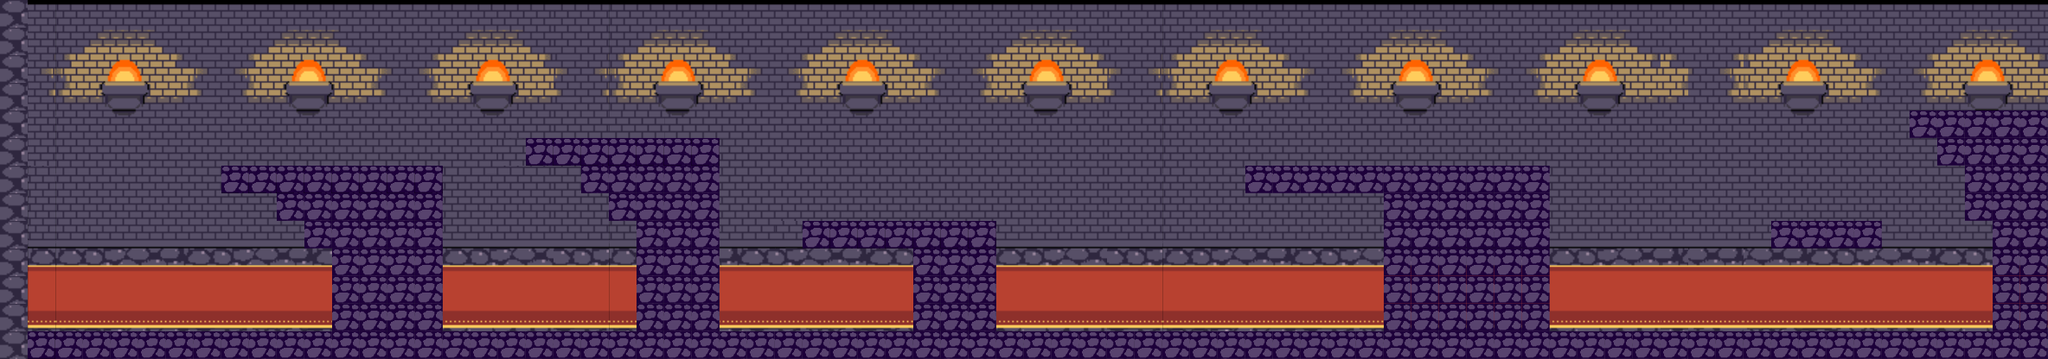

Tiled map render using the project's own tile images. Description and the whole map definition, tile-layer contents included, below:
An orthogonal 74x13 tile map with 32x32 px tiles, 2 tile layers (Background, Platforms), 3 tilesets.

<map version="1.2" tiledversion="1.2.0" orientation="orthogonal" renderorder="right-down" width="74" height="13" tilewidth="32" tileheight="32" infinite="0" nextlayerid="7" nextobjectid="1">
 <tileset firstgid="1" name="stone_tile2" tilewidth="32" tileheight="32" tilecount="1" columns="1">
  <image source="stone_tile2.png" width="32" height="32" />
 </tileset>
 <tileset firstgid="2" name="castle_background" tilewidth="32" tileheight="32" tilecount="234" columns="18">
  <image source="castle_background_v2.png" width="592" height="426" />
 </tileset>
 <tileset firstgid="236" name="stonetilepurple" tilewidth="32" tileheight="32" tilecount="1" columns="1">
  <image source="stonetilepurple.png" width="32" height="32" />
 </tileset>
 <layer id="5" name="Background" width="74" height="13">
  <data encoding="csv">
8,8,2,3,4,5,6,7,8,9,10,11,12,13,14,15,16,17,18,19,7,8,2,3,4,5,6,7,8,9,10,11,12,13,14,15,16,17,18,19,7,8,2,3,4,5,6,7,8,9,10,11,12,13,14,15,16,17,18,19,6,14,15,9,10,11,12,13,14,15,16,17,18,19,
26,26,20,21,22,23,24,25,26,27,28,29,30,31,32,33,34,35,36,37,25,26,20,21,22,23,24,25,26,27,28,29,30,31,32,33,34,35,36,37,25,26,20,21,22,23,24,25,26,27,28,29,30,31,32,33,34,35,36,37,24,32,33,27,28,29,30,31,32,33,34,35,36,37,
80,44,38,39,40,41,42,43,44,45,46,47,48,49,50,51,52,53,54,55,43,44,38,39,40,41,42,43,44,45,46,47,48,49,50,51,52,53,54,55,43,44,38,39,40,41,42,43,44,45,46,47,48,49,50,51,52,53,54,55,42,50,51,45,46,47,48,49,50,51,52,53,54,55,
98,62,56,57,58,59,60,61,62,63,64,65,66,67,68,69,70,71,72,73,61,62,56,57,58,59,60,61,62,63,64,65,66,67,68,69,70,71,72,73,61,62,56,57,58,59,60,61,62,63,64,65,66,67,68,69,70,71,72,73,60,68,69,63,64,65,66,67,68,69,70,71,72,73,
80,80,74,75,76,77,78,79,80,81,82,83,84,85,86,87,88,89,90,91,79,80,80,81,76,77,78,79,80,81,82,83,84,85,86,87,88,89,90,91,79,80,74,75,76,77,78,79,80,81,82,83,84,85,86,87,88,89,90,91,78,86,87,81,82,83,84,85,86,87,88,89,90,91,
98,98,92,93,94,95,96,97,98,99,100,101,102,103,104,105,106,107,104,1,1,1,1,1,1,1,96,97,98,99,100,101,102,103,104,105,106,107,108,109,97,98,92,93,94,95,96,97,98,99,100,101,102,103,104,105,106,107,108,109,96,104,105,99,100,101,102,103,104,105,106,107,108,109,
110,110,110,111,112,113,114,115,1,1,1,1,1,1,1,1,124,125,126,127,115,229,229,229,229,229,114,115,116,117,118,119,120,121,122,123,124,125,126,127,115,116,110,111,112,113,114,115,116,117,118,119,120,121,122,123,124,125,126,127,114,122,123,117,118,119,120,121,122,123,124,125,126,127,
128,128,128,129,130,131,132,133,134,135,229,229,229,229,229,229,142,143,144,145,133,134,229,229,229,229,132,133,134,135,136,137,138,139,140,141,142,143,144,145,133,134,128,129,130,131,132,133,134,135,136,137,138,139,140,141,142,143,144,145,132,140,141,135,136,137,138,139,140,141,142,143,144,145,
146,146,146,147,148,149,150,151,152,153,154,229,229,229,229,229,160,161,162,163,151,152,146,229,229,229,150,151,151,1,1,1,1,1,1,1,160,161,162,163,151,152,146,147,148,149,150,151,152,153,154,155,156,157,158,159,160,161,162,163,150,158,159,153,154,155,156,157,158,159,160,161,162,163,
0,164,164,165,166,167,168,169,170,171,172,173,229,229,229,229,178,179,180,181,169,170,164,229,229,229,168,169,170,171,172,173,174,229,229,229,178,179,180,181,169,170,164,165,166,167,168,169,170,171,172,173,174,175,176,177,178,179,180,181,168,176,177,171,172,173,174,175,176,177,178,179,180,181,
0,182,182,183,184,185,186,187,188,189,190,191,229,229,229,229,196,197,198,199,187,188,182,229,229,229,186,187,188,189,190,191,192,229,229,229,196,197,198,199,187,188,182,183,184,185,186,187,188,189,190,191,192,193,194,195,196,197,198,199,186,194,195,189,190,191,192,193,194,195,196,197,198,199,
0,200,200,201,202,203,204,205,206,207,208,209,229,229,229,229,214,215,216,217,205,206,200,229,229,229,204,205,206,207,208,209,210,229,229,229,214,215,216,217,205,206,200,201,202,203,204,205,206,207,208,209,210,211,212,213,214,215,216,217,204,212,213,207,208,209,210,211,212,213,214,215,216,217,
0,0,218,219,220,221,222,223,224,225,226,227,228,229,229,229,232,233,234,235,223,224,218,219,220,221,222,223,224,225,226,227,228,219,220,221,232,233,234,235,223,224,218,219,220,221,222,223,224,225,226,227,228,229,230,231,232,233,234,235,222,230,231,225,226,227,228,229,230,231,232,233,234,235
</data>
 </layer>
 <layer id="6" name="Platforms" width="74" height="13">
  <data encoding="csv">
229,0,0,0,0,0,0,0,0,0,0,0,0,0,0,0,0,0,0,0,0,0,0,0,0,0,0,0,0,0,0,0,0,0,0,0,0,0,0,0,0,0,0,0,0,0,0,0,0,0,0,0,0,0,0,0,0,0,0,0,0,0,0,0,0,0,0,0,0,0,0,0,0,0,
229,0,0,0,0,0,0,0,0,0,0,0,0,0,0,0,0,0,0,0,0,0,0,0,0,0,0,0,0,0,0,0,0,0,0,0,0,0,0,0,0,0,0,0,0,0,0,0,0,0,0,0,0,0,0,0,0,0,0,0,0,0,0,0,0,0,0,0,0,0,0,0,0,0,
229,0,0,0,0,0,0,0,0,0,0,0,0,0,0,0,0,0,0,0,0,0,0,0,0,0,0,0,0,0,0,0,0,0,0,0,0,0,0,0,0,0,0,0,0,0,0,0,0,0,0,0,0,0,0,0,0,0,0,0,0,0,0,0,0,0,0,0,0,0,0,0,0,0,
229,0,0,0,0,0,0,0,0,0,0,0,0,0,0,0,0,0,0,0,0,0,0,0,0,0,0,0,0,0,0,0,0,0,0,0,0,0,0,0,0,0,0,0,0,0,0,0,0,0,0,0,0,0,0,0,0,0,0,0,0,0,0,0,0,0,0,0,0,0,0,0,0,0,
229,0,0,0,0,0,0,0,0,0,0,0,0,0,0,0,0,0,0,0,0,0,0,0,0,0,0,0,0,0,0,0,0,0,0,0,0,0,0,0,0,0,0,0,0,0,0,0,0,0,0,0,0,0,0,0,0,0,0,0,0,0,0,0,0,0,0,0,0,236,236,236,236,236,
229,0,0,0,0,0,0,0,0,0,0,0,0,0,0,0,0,0,0,236,236,236,236,236,236,236,0,0,0,0,0,0,0,0,0,0,0,0,0,0,0,0,0,0,0,0,0,0,0,0,0,0,0,0,0,0,0,0,0,0,0,0,0,0,0,0,0,0,0,0,236,236,236,236,
229,0,0,0,0,0,0,0,236,236,236,236,236,236,236,236,0,0,0,0,0,236,236,236,236,236,0,0,0,0,0,0,0,0,0,0,0,0,0,0,0,0,0,0,0,236,236,236,236,236,236,236,236,236,236,236,0,0,0,0,0,0,0,0,0,0,0,0,0,0,0,236,236,236,
229,0,0,0,0,0,0,0,0,0,236,236,236,236,236,236,0,0,0,0,0,0,236,236,236,236,0,0,0,0,0,0,0,0,0,0,0,0,0,0,0,0,0,0,0,0,0,0,0,0,236,236,236,236,236,236,0,0,0,0,0,0,0,0,0,0,0,0,0,0,0,236,236,236,
229,0,0,0,0,0,0,0,0,0,0,236,236,236,236,236,0,0,0,0,0,0,0,236,236,236,0,0,0,236,236,236,236,236,236,236,0,0,0,0,0,0,0,0,0,0,0,0,0,0,236,236,236,236,236,236,0,0,0,0,0,0,0,0,236,236,236,236,0,0,0,0,236,236,
229,0,0,0,0,0,0,0,0,0,0,0,236,236,236,236,0,0,0,0,0,0,0,236,236,236,0,0,0,0,0,0,0,236,236,236,0,0,0,0,0,0,0,0,0,0,0,0,0,0,236,236,236,236,236,236,0,0,0,0,0,0,0,0,0,0,0,0,0,0,0,0,236,236,
229,0,0,0,0,0,0,0,0,0,0,0,236,236,236,236,0,0,0,0,0,0,0,236,236,236,0,0,0,0,0,0,0,236,236,236,0,0,0,0,0,0,0,0,0,0,0,0,0,0,236,236,236,236,236,236,0,0,0,0,0,0,0,0,0,0,0,0,0,0,0,0,236,236,
229,0,0,0,0,0,0,0,0,0,0,0,236,236,236,236,0,0,0,0,0,0,0,236,236,236,0,0,0,0,0,0,0,236,236,236,0,0,0,0,0,0,0,0,0,0,0,0,0,0,236,236,236,236,236,236,0,0,0,0,0,0,0,0,0,0,0,0,0,0,0,0,236,236,
229,236,236,236,236,236,236,236,236,236,236,236,236,236,236,236,236,236,236,236,236,236,236,236,236,236,236,236,236,236,236,236,236,236,236,236,236,236,236,236,236,236,236,236,236,236,236,236,236,236,236,236,236,236,236,236,236,236,236,236,236,236,236,236,236,236,236,236,236,236,236,236,236,236
</data>
 </layer>
</map>